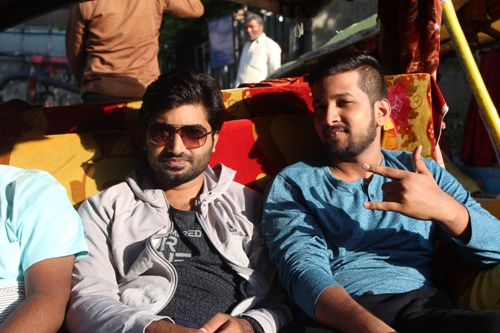
#> input picture images/img1.JPG, 500 x 333 px
$ python thresholding.py --image ../images/img1.JPG
#> lines starting #> are read from the running program, lines starting #| are printed output that depends on the picture; after the words box and inside, x2 and y2 are one past the last pixel; in counts of white or black regions, pixels touching at a corner belong together
# import the necessary packages
import argparse
import cv2

# construct the argument parser and parse the arguments
ap = argparse.ArgumentParser()
ap.add_argument("-i", "--image", required=True, help="Path to the image")
args = vars(ap.parse_args())


image=cv2.imread(args['image'])
#> image is the input picture: shape (333, 500, 3); mean B, G, R 78.5, 86.1, 102.3
gray=cv2.cvtColor(image,cv2.COLOR_BGR2GRAY)
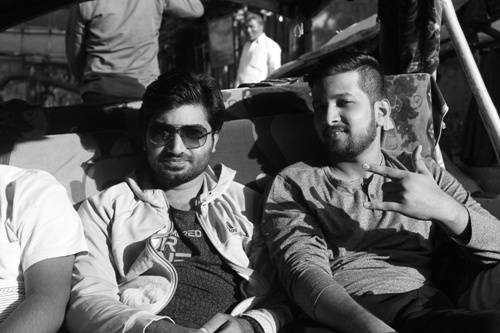
#> gray: shape (333, 500); min 1, max 255, mean 90.1
blurred=cv2.GaussianBlur(gray,(7,7),0)
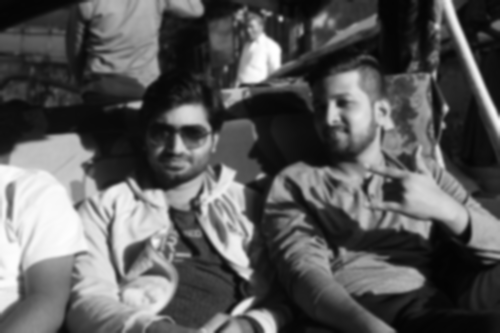
#> blurred: shape (333, 500); min 3, max 255, mean 90.1
cv2.imshow("IMAGE",image)
cv2.imshow("BLURRED",blurred)
cv2.waitKey(0)


(T,threshInv)=cv2.threshold(blurred,200,255,cv2.THRESH_BINARY_INV)
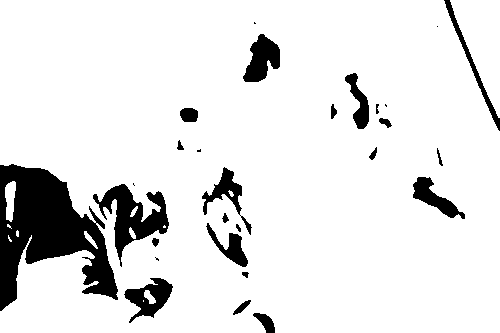
#> threshInv: shape (333, 500); 89.3% white; 28 black regions (6 under 20 px), largest, box (x1, y1, x2, y2) and area: (0, 164, 118, 311) 8805, (93, 184, 169, 267) 2371, (243, 34, 280, 82) 1080
cv2.imshow("Threshold binary inverse",threshInv)


#finally we will visualize the masked regions in the image
cv2.imshow("output",cv2.bitwise_and(image,image,mask=threshInv))
cv2.waitKey(0)

cv2.destroyAllWindows()


#apply otsu's thresholding

(T,threshinv)=cv2.threshold(blurred,0,255,cv2.THRESH_BINARY_INV | cv2.THRESH_OTSU)
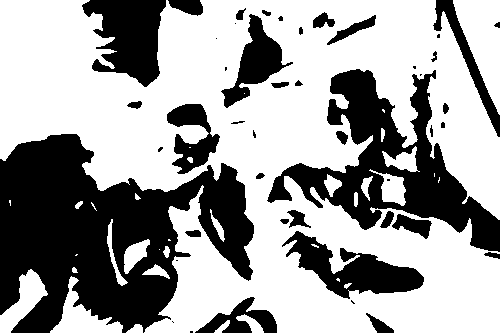
#> threshinv: shape (333, 500); 62.7% white; 46 black regions (14 under 20 px), largest, box (x1, y1, x2, y2) and area: (0, 134, 254, 333) 29422, (267, 69, 500, 252) 14098, (82, 0, 166, 87) 4643
#> T = 106
cv2.imshow("Threshold",threshinv)

print("OTSU value {}".format(T))
#| OTSU value 106.0


#finally we can visualize the masked regions of the image

cv2.imshow("output",cv2.bitwise_and(image,image,mask=threshinv))
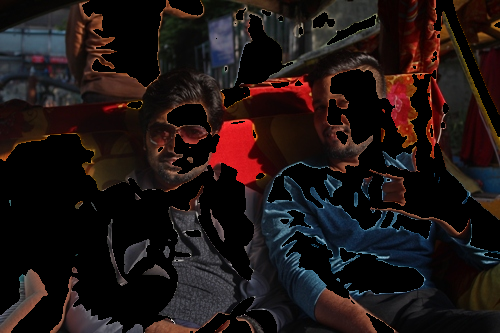
#> window 'output': shape (333, 500, 3); mean B, G, R 20.5, 21.3, 31.2

cv2.waitKey(0)


cv2.destroyAllWindows()

from skimage.filters import threshold_local


thresh=cv2.adaptiveThreshold(blurred,255,cv2.ADAPTIVE_THRESH_MEAN_C,cv2.THRESH_BINARY_INV,25,15)
#> thresh: shape (333, 500); 26% white; 147 white regions (41 under 20 px), largest, box (x1, y1, x2, y2) and area: (223, 35, 411, 280) 6340, (0, 123, 207, 221) 2857, (157, 183, 252, 329) 2763
cv2.imshow("OPencv mean thresh",thresh)


T=threshold_local(blurred,29,offset=5,method="gaussian")
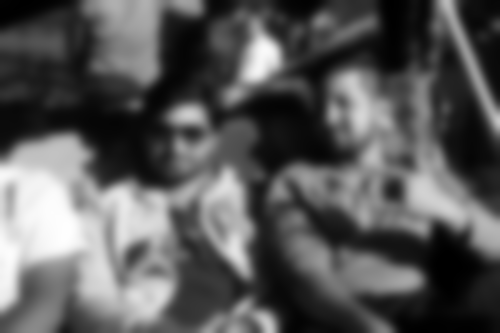
#> T: shape (333, 500) float64; min -0.511, max 245.3, mean 85.1; drawn with min black and max white
thresh=(blurred<T).astype("uint8")*255
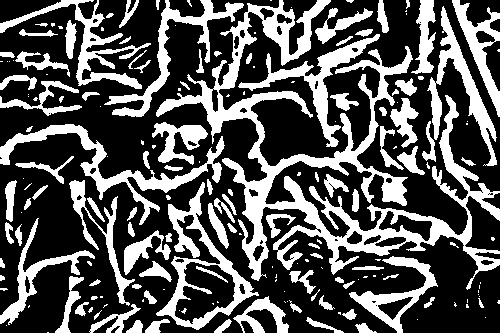
#> thresh: shape (333, 500); 33.4% white; 187 white regions (84 under 20 px), largest, box (x1, y1, x2, y2) and area: (156, 0, 500, 290) 17950, (0, 124, 225, 225) 3343, (156, 182, 259, 330) 3112

cv2.imshow("scikit-image mean thresh ",thresh)
cv2.waitKey(0)

$ run again, on images/rooster.jpg
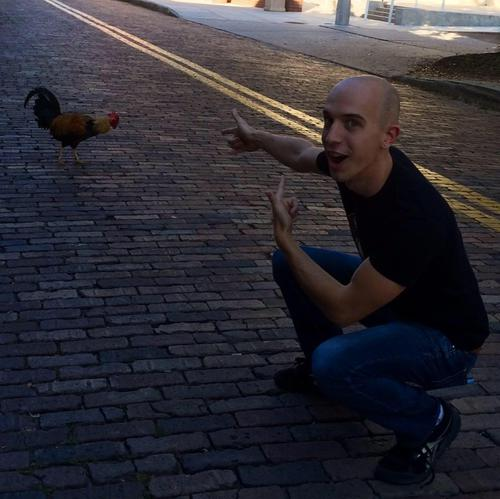
#> input picture images/rooster.jpg, 500 x 499 px
#> image is the input picture: shape (499, 500, 3); mean B, G, R 52.8, 45.3, 47.5
#> `(T,threshInv)=cv2.threshold(blurred,200,255,cv2.THRESH_BINARY_INV)`:
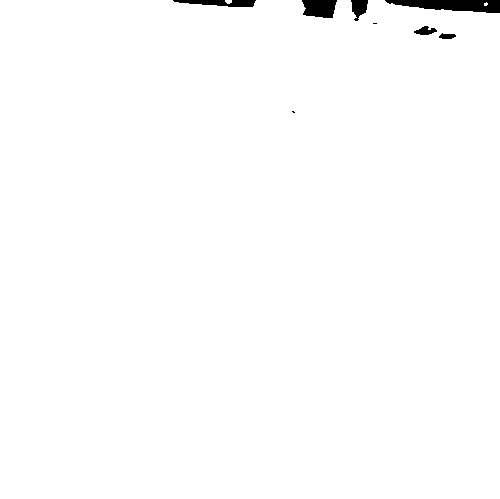
#> threshInv: shape (499, 500); 99% white; 8 black regions (2 under 20 px), largest, box (x1, y1, x2, y2) and area: (385, 0, 500, 13) 1041, (302, 0, 337, 18) 524, (173, 0, 256, 7) 396, (351, 0, 368, 21) 233, (414, 26, 437, 35) 125, (439, 33, 456, 39) 73
#> threshinv: shape (499, 500); 84.9% white; 40 black regions (23 under 20 px), largest, box (x1, y1, x2, y2) and area: (0, 0, 500, 152) 35452, (415, 163, 477, 201) 564, (399, 96, 435, 124) 474
#> `(T,threshinv)=cv2.threshold(blurred,0,255,cv2.THRESH_BINARY_INV | cv2...`: T = 77
#| OTSU value 77.0
#> `thresh=(blurred<T).astype("uint8")*255`:
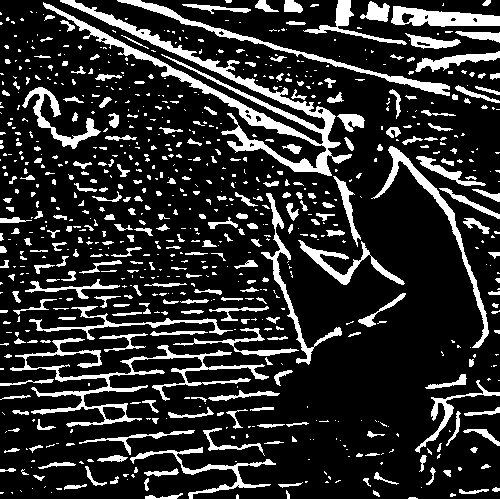
#> thresh: shape (499, 500); 17.8% white; 800 white regions (518 under 20 px), largest, box (x1, y1, x2, y2) and area: (43, 0, 352, 176) 6744, (10, 338, 269, 427) 3390, (117, 0, 450, 96) 1854

$ run again, on images/beach.png
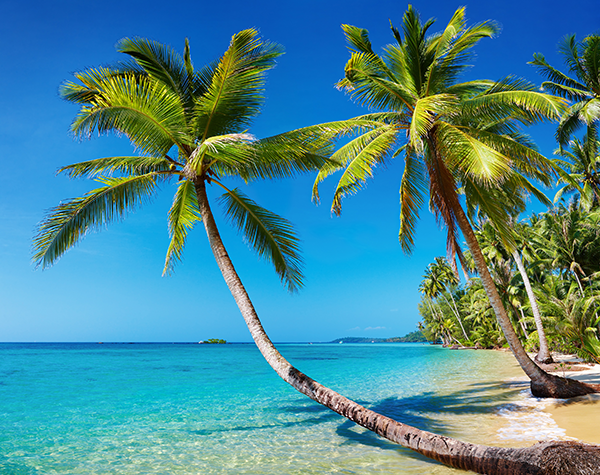
#> input picture images/beach.png, 600 x 475 px
#> image is the input picture: shape (475, 600, 3); mean B, G, R 148.4, 136.5, 73.3
#> `(T,threshInv)=cv2.threshold(blurred,200,255,cv2.THRESH_BINARY_INV)`:
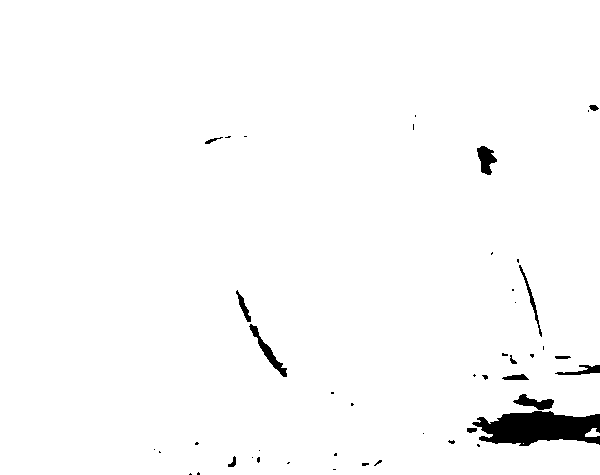
#> threshInv: shape (475, 600); 98.1% white; 46 black regions (32 under 20 px), largest, box (x1, y1, x2, y2) and area: (472, 411, 600, 446) 3117, (249, 324, 287, 377) 399, (477, 146, 497, 175) 344
#> threshinv: shape (475, 600); 46.6% white; 78 white regions (41 under 20 px), largest, box (x1, y1, x2, y2) and area: (0, 0, 600, 405) 114295, (278, 394, 600, 475) 5977, (0, 340, 258, 356) 2378
#> `(T,threshinv)=cv2.threshold(blurred,0,255,cv2.THRESH_BINARY_INV | cv2...`: T = 116
#| OTSU value 116.0
#> `thresh=(blurred<T).astype("uint8")*255`:
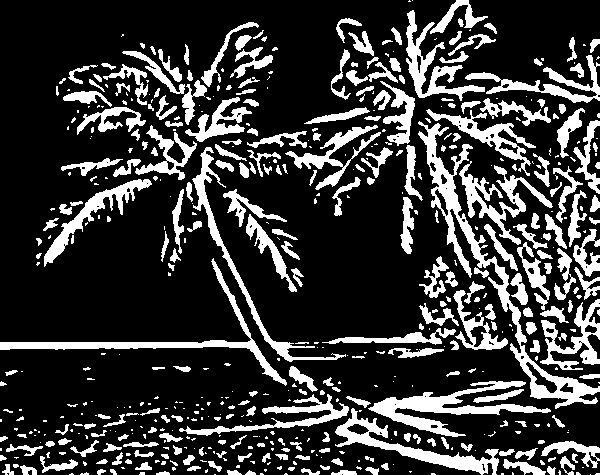
#> thresh: shape (475, 600); 22.2% white; 556 white regions (286 under 20 px), largest, box (x1, y1, x2, y2) and area: (418, 121, 600, 409) 4815, (368, 381, 551, 437) 2904, (0, 258, 287, 386) 2486
